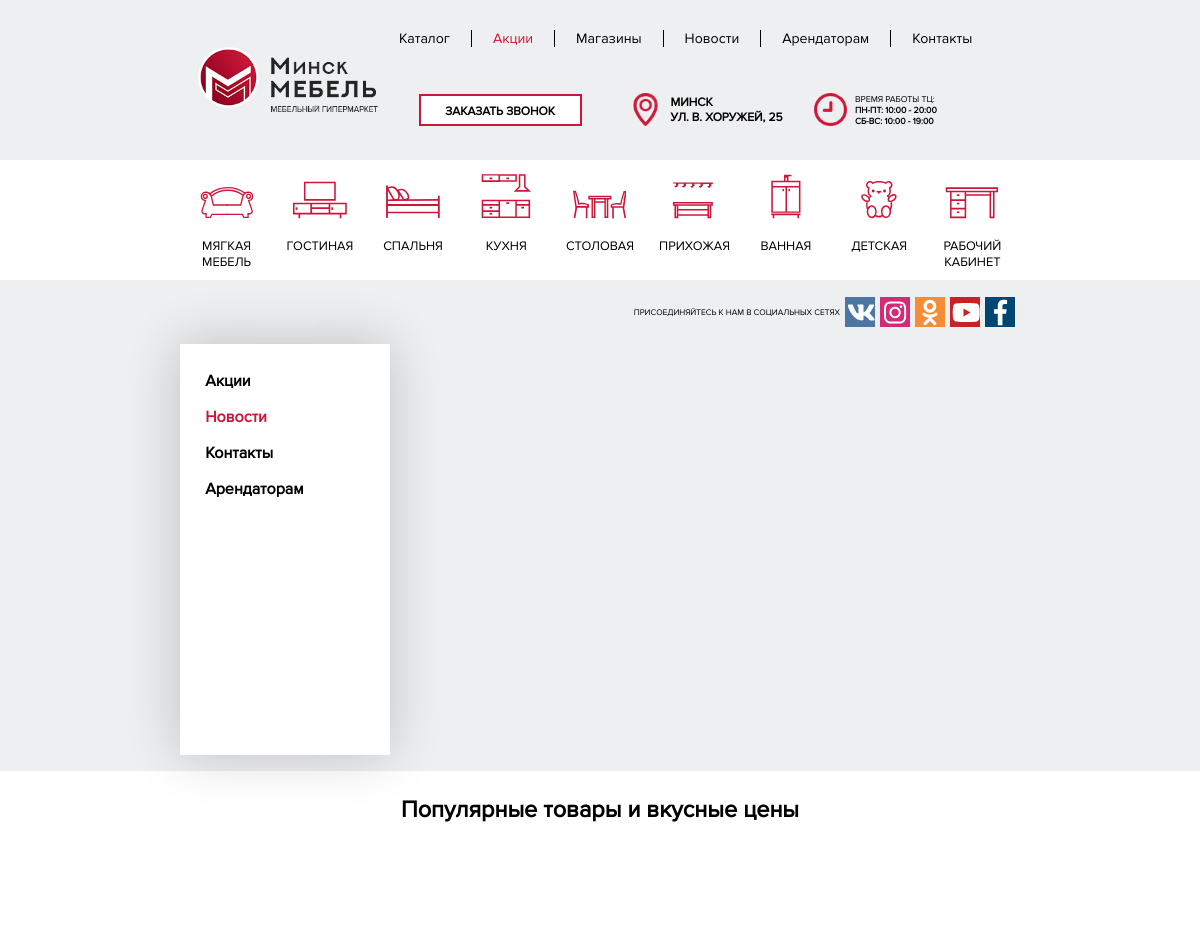
The page /news/ (upper part) on the database as committed earlier.
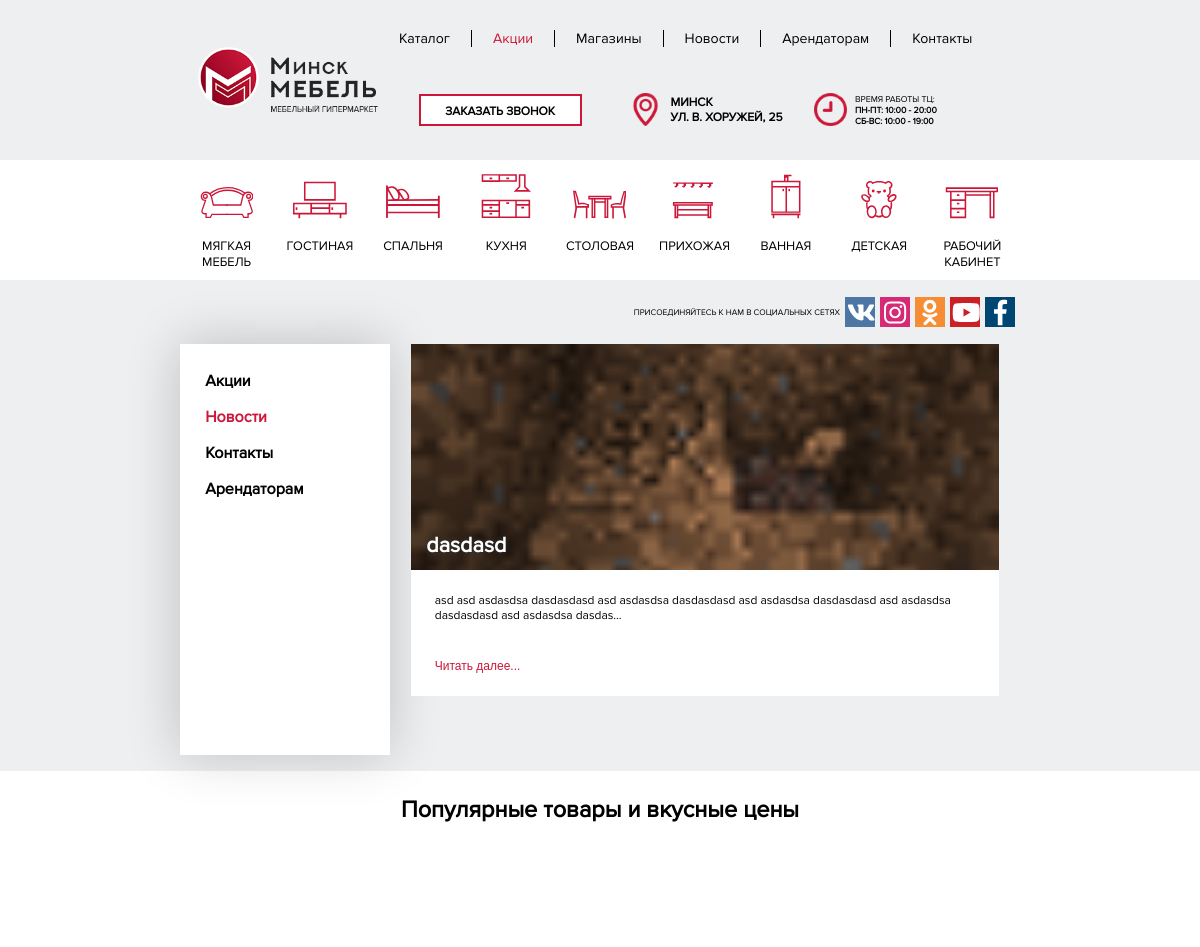
The same page on the database as committed later.
### mainpage/models.py (models this page shows, shortened)
class New(models.Model):
    title = models.CharField("Заголовок новости", max_length=40)
    image = models.ImageField("Картинка", upload_to="", null=True, blank=True)
    date = models.DateField("Дата", default=datetime.today())
    discriotion = models.TextField("Текст новости")

### catalog/views.py (the view)
# urls.py: re_path(r'^news/$', views.allnews),
def allnews(request):
    form =forms.ContactForm()
    allnews = New.objects.all()
    alldiscounts1 = models.ShopItem.objects.all();
    alldiscounts = []
    for objj in alldiscounts1:
        if objj.isdiscount:
            alldiscounts.append(objj)
    return render(request, 'allnews.html', {'news': allnews, 'slider2': alldiscounts, "form" : form})

### catalog/templates/allnews.html (shortened to what this page needs)
<html>
<head>
    {% load staticfiles %}
    <link rel='stylesheet prefetch' href='https://cdnjs.cloudflare.com/ajax/libs/Swiper/4.0.7/css/swiper.min.css'>
 <link rel="stylesheet" type="text/css" href="{% static 'style.css' %}">
    <link rel="stylesheet" type="text/css" href="{% static 'css/style_index.css' %}">
    <link rel="stylesheet" type="text/css" href="{% static 'style_page.css' %}">
    <link rel="stylesheet" type="text/css" href="{% static 'style_contacts.css' %}">
        <link rel="stylesheet" type="text/css" href="{% static 'mainpage/css/menu.css' %}">
	<link rel="stylesheet" type="text/css" href="{% static 'mainpage/css/adaptation.css' %}">
<link rel="stylesheet" type="text/css" href="{% static 'mainpage/css/callslider.css' %}">
    <link rel="stylesheet"  href="{% static 'lightslider.css' %}"/>
    <link rel="stylesheet"  href="{% static 'slider2.css' %}"/>
</head>
<body>
 {% block content %}
  {% include "header.html" %}
{% endblock %}
 <social>
    <div class="social_url"><div class="social">
    <div style=" display:table; float:right">
      <div style="display:table-cell; vertical-align: middle">ПРИСОЕДИНЯЙТЕСЬ К НАМ В СОЦИАЛЬНЫХ СЕТЯХ</div>
            <div style="float:right; width: 180px">
          <a href="https://vk.com/tcminskmebel" target="_blank"><div class="social_block1" style="background-color: #4e76a4;">
           </div></a>
          <a href="https://instagram.com/tcminskmebel" target="_blank"><div class="social_block1" style="background-color: #d62976;">
          </div></a>
          <a href="https://ok.ru/group/54746760282340" target="_blank"><div class="social_block1" style="background-color: #f68c33;">
          </div></a>
          <a href="https://youtube.com/channel/UCMDcWtEeOn25G9YZ68FSXtw" target="_blank"><div class="social_block1" style="background-color: #cc2027;">
          </div></a>
          <a href="https://www.facebook.com/groups/252781735273804/" target="_blank"><div class="social_block1" style="background-color: #004672;">
          </div></a>
      </div>
    </div>
  </div>
  </div>
  </social>
  <contacts style="height: auto">
      <div class="howtoconnect" style="height: auto">
        <div class="leftside" style="height:auto">
          <div class="spisok">
            <a href="/sales" style="color: black"><p class="spisokitems"><b>Акции</b></p></a>
            <a href="/news" style="color: black"><p class="spisokitems active"><b>Новости</b></p></a>
            <a href="/contacts" style="color: black"><p class="spisokitems"><b>Контакты</b></p></a>
            <a href="/arend" style="color: black"><p class="spisokitems"><b>Арендаторам</b></p></a>
          </div>
        </div>
        <div class="mapandform" style="height:auto">
           {% for new in news %}
            <div class="news" style="width:100%; background-color: white;">
             <div class="name" style="width:100%;font-weight: bold;font-size: 1.8vw;padding-top: 32%;padding-bottom: 2%;font-family: Proxima;background: url({{new.image.url}});color: white;background-size: cover;background-position: center;"><a href="/news/{{new.id}}" style="text-decoration: none;margin-left: 15px;color: inherit;text-shadow: 0px 0px 5px #2f2f2f;">{{new.title}}</a> </div>
              <div class="content" style= "background-color:white;width:92%; font-size: 1vw;margin-bottom: 2%; padding: 4%; font-family: Proxima">
                  {{new.discriotion}}
              </div>
              <p class="readd" style="font-size: 1vw; background-color: white; padding-left: 4%; padding-bottom: 4%"><a href="/news/{{new.id}}" style="color: #CD1639;">Читать далее...</a></p>
            </div>
            {% endfor %}
        </div>
          </div>
  </contacts>
  <products style="background-color:white">
    <div class="cintent_news" style="font-family: Proxima; font-size: 1.95vw; text-align: center;padding-top: 2%;padding-bottom: 2%;font-weight: bold">Популярные товары и вкусные цены</div>
    <div class="slider2">
    </div>
  </products>
</body>
</html>

Rows that differ between the two databases and show on the page:
added New: image (picture), title "dasdasd", discriotion "asd asd asdasdsa dasdasdasd asd asdasdsa dasdasdasd asd asdasdsa dasdasdasd asd asdasdsa dasdasdasd asd asdasdsa dasdas..."
